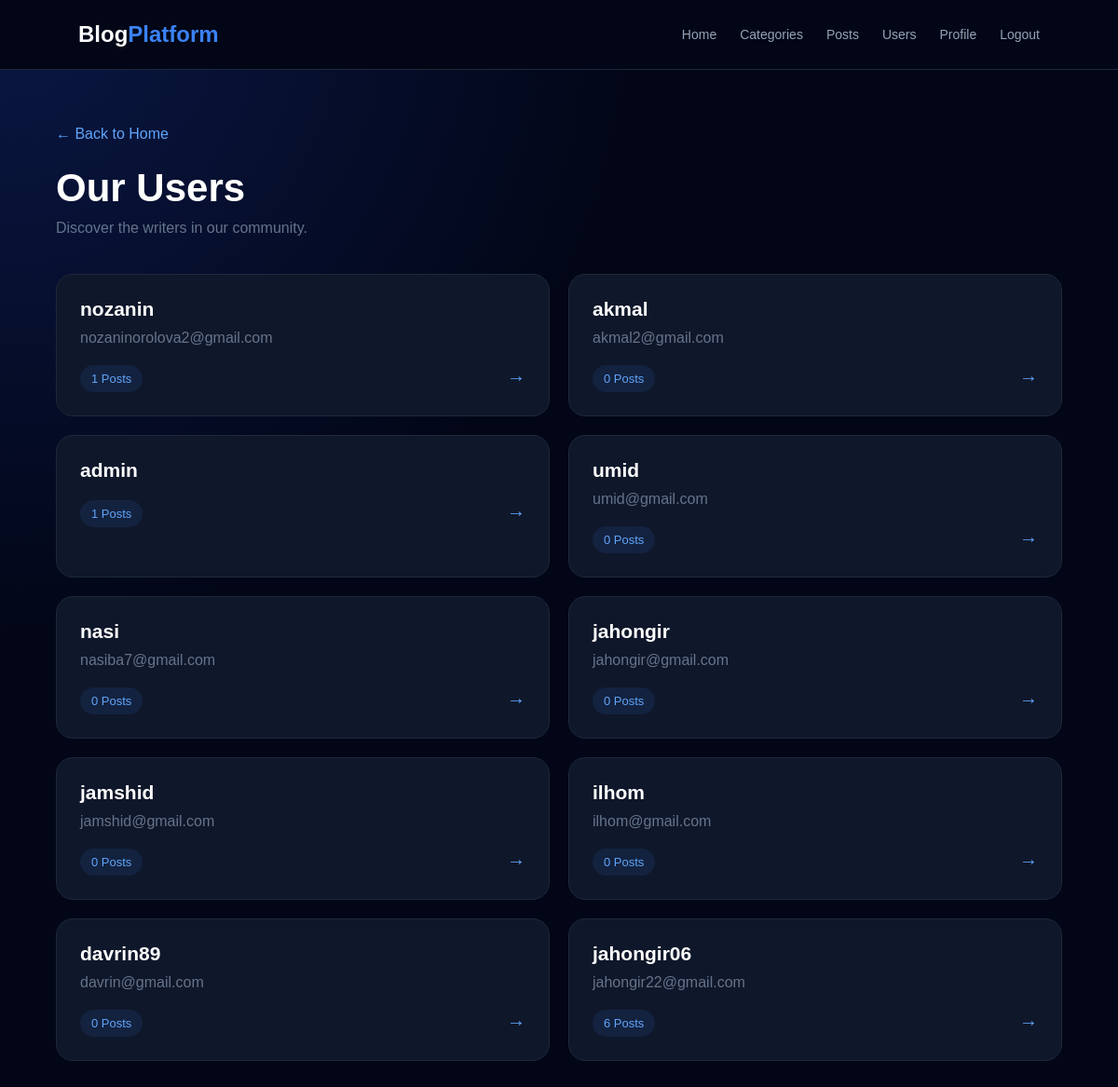
Page /users/ (signed in) on the committed database.
### users/models.py (models this page shows, shortened)
class CustomUser(AbstractUser):
    username = models.CharField(max_length=150, unique=True)
    email = models.EmailField(max_length=150, unique=True, blank=True, null=True)
    avatar = models.ImageField(upload_to="avatars/", default="avatars/default.png" )
    bio = models.TextField(max_length=150, blank=True, null=True)
    website = models.URLField(blank=True, null=True)
    social_links = models.JSONField(default=dict, blank=True, null=True)
    created_at = models.DateTimeField(auto_now_add=True)
    updated_at = models.DateTimeField(auto_now=True)
    tel_number = models.CharField( max_length=15,blank=True,null=True)
    address = models.CharField(max_length=250,blank=True,null=True)
    class Meta:
        verbose_name = "User"
        verbose_name_plural = "Users"
    ordering = ['-created_at']

### users/views.py (the view)
# urls.py: path("users/", UserListView.as_view(), name="user_list"),
class UserListView(LoginRequiredMixin, View):
    def get(self, request):
        users = CustomUser.objects.all()
        for user in users:
            user.post_count = Post.objects.filter(author=user).count()
        return render(request, 'users/user_list.html', {'users': users})

### templates/users/user_list.html (shortened to what this page needs)
<!DOCTYPE html>
<html lang="en">
<head>
</head>
<body>
<nav class="navbar">
    <div class="logo">
        Blog<span>Platform</span>
    </div>
    <div class="nav-links">
        <a href="{% url 'home' %}">Home</a>
        <a href="{% url 'category_list' %}">Categories</a>
        <a href="{% url 'post_list' %}">Posts</a>
        <a href="{% url 'user_list' %}">Users</a>
        <a href="{% url 'profile' %}">Profile</a>
        <a href="{% url 'logout' %}">Logout</a>
    </div>
</nav>
<main class="container">
    <a href="{% url 'home' %}" class="back">
        ← Back to Home
    </a>
    <h1>Our Users</h1>
    <p class="subtitle">
        Discover the writers in our community.
    </p>
    <div class="users">
        {% for user in users %}
            <a href="{% url 'user_posts' user.pk %}" class="user-card">
                <div class="username">
                    {{ user.username }}
                </div>
                <div class="email">
                    {{ user.email }}
                </div>
                <span class="posts">
                    {{ user.post_count }} Posts
                </span>
                <span class="arrow">
                    →
                </span>
            </a>
        {% empty %}
            <p class="empty">
                No users found.
            </p>
        {% endfor %}
    </div>
</main>
</body>
</html>

### templates/users/user_list.html (style rules this page uses)
* { margin: 0; padding: 0; box-sizing: border-box; }
body { min-height: 100vh; font-family: Arial, sans-serif; color: #e2e8f0; background: radial-gradient(circle at top left, rgba(30, 64, 175, .3), transparent 40%), #020617; }
.navbar { height: 75px; padding: 0 7%; display: flex; align-items: center; justify-content: space-between; background: #020617; border-bottom: 1px solid #1e293b; }
.logo { color: white; font-size: 24px; font-weight: 800; }
.logo span { color: #3b82f6; }
.nav-links { display: flex; gap: 25px; align-items: center; }
.nav-links a { color: #94a3b8; text-decoration: none; font-size: 14px; }
.container { width: 90%; max-width: 1100px; margin: 60px auto; }
.back { display: inline-block; margin-bottom: 25px; color: #60a5fa; text-decoration: none; }
h1 { color: white; font-size: 42px; margin-bottom: 10px; }
.subtitle { color: #64748b; margin-bottom: 40px; }
.users { display: grid; grid-template-columns: repeat(2, 1fr); gap: 20px; }
.user-card { display: block; padding: 25px; background: #0f172a; border: 1px solid #1e293b; border-radius: 18px; text-decoration: none; color: inherit; transition: .2s; }
.username { color: white; font-size: 21px; font-weight: 700; margin-bottom: 10px; }
.email { color: #64748b; margin-bottom: 20px; }
.posts { display: inline-block; padding: 7px 12px; border-radius: 20px; background: rgba(59, 130, 246, .1); color: #60a5fa; font-size: 13px; }
.arrow { float: right; color: #60a5fa; font-size: 20px; }

### rows in the picture
CustomUser: username "nozanin", email "nozaninorolova2@gmail.com", post_count "1"
CustomUser: username "akmal", email "akmal2@gmail.com", post_count "0"
CustomUser: username "admin", post_count "1"
CustomUser: username "umid", email "umid@gmail.com", post_count "0"
CustomUser: username "nasi", email "nasiba7@gmail.com", post_count "0"
CustomUser: username "jahongir", email "jahongir@gmail.com", post_count "0"
CustomUser: username "jamshid", email "jamshid@gmail.com", post_count "0"
CustomUser: username "ilhom", email "ilhom@gmail.com", post_count "0"
CustomUser: username "davrin89", email "davrin@gmail.com", post_count "0"
CustomUser: username "jahongir06", email "jahongir22@gmail.com", post_count "6"
